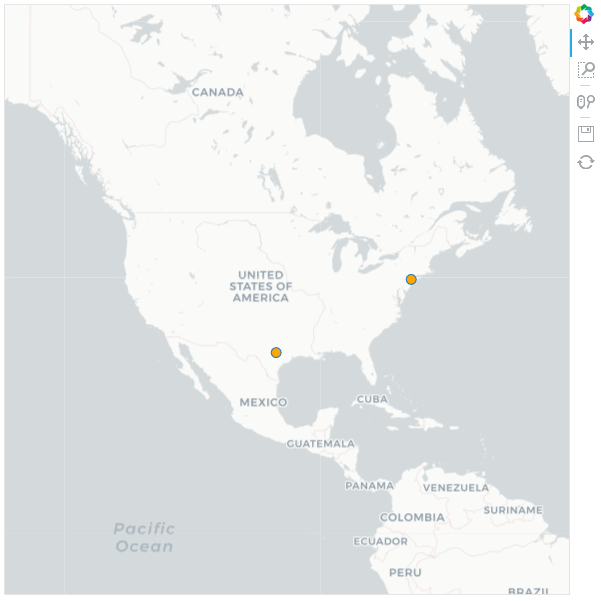

Write the Python code that produced this figure.
import numpy as np
import pandas as pd
from bokeh.plotting import figure, output_file, show
from bokeh.tile_providers import WMTSTileSource

USA = x_range, y_range = ((-13884029, -7453304), (2698291, 6455972))

output_file("geographic_map.html", mode="inline")

p = figure(tools='pan, wheel_zoom, save, reset, box_zoom', x_range=x_range, y_range=y_range)
p.axis.visible = False

url = 'http://a.basemaps.cartocdn.com/light_all/{Z}/{X}/{Y}.png'
p.add_tile(WMTSTileSource(url=url))


def wgs84_to_web_mercator(df, lon="lon", lat="lat"):
    k = 6378137
    df["x"] = df[lon] * (k * np.pi / 180.0)
    df["y"] = np.log(np.tan((90 + df[lat]) * np.pi / 360.0)) * k
    return df


df = pd.DataFrame(dict(name=["Austin", "NYC"], lon=[-97.7431, -74.0059], lat=[30.2672, 40.7128]))
wgs84_to_web_mercator(df)

p.circle(x=df['x'], y=df['y'], fill_color='orange', size=10)

show(p)
